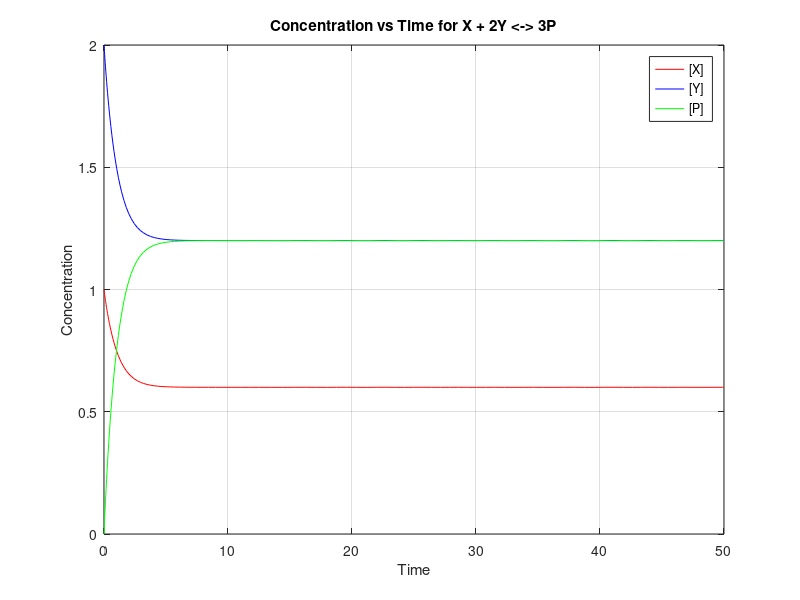

The MATLAB source for this figure:
%Problem definition
%Simple model which includes a reversible chemical reaction between X + 2Y <-> 3P
%Rate constant are given and time for simulation is given along with Initial concentrations of X and Y.
%Differential equations are written with repsect to rate of chnage of X and Y and given as follows. (Written by me)

% Define parameters
k_f = 0.1; % Forward reaction rate constant
k_r = 0.05; % Reverse reaction rate constant

% Initial concentrations
X0 = 1.0; % Initial concentration of X
Y0 = 2.0; % Initial concentration of Y
P0 = 0.0; % Initial concentration of P

% Time span for the simulation
t_span = [0 50]; % Time in arbitrary units

% Define the ODE system
reaction_ode = @(t, C) [
    % d[X]/dt
    -k_f * C(1) * C(2)^2 + k_r * C(3)^3;
    
    % d[Y]/dt
    -2 * k_f * C(1) * C(2)^2 + 2 * k_r * C(3)^3;
    
    % d[P]/dt
    3 * k_f * C(1) * C(2)^2 - 3 * k_r * C(3)^3
];

% Initial concentrations vector
C0 = [X0; Y0; P0];

% Solve the ODE system
[t, C] = ode45(reaction_ode, t_span, C0);

% Extract results
X = C(:, 1); % Concentration of X
Y = C(:, 2); % Concentration of Y
P = C(:, 3); % Concentration of P

% Plot the results
figure;
plot(t, X, '-r', 'DisplayName', '[X]');
hold on;
plot(t, Y, '-b', 'DisplayName', '[Y]');
plot(t, P, '-g', 'DisplayName', '[P]');
xlabel('Time');
ylabel('Concentration');
title('Concentration vs Time for X + 2Y <-> 3P');
legend('show');
grid on;
